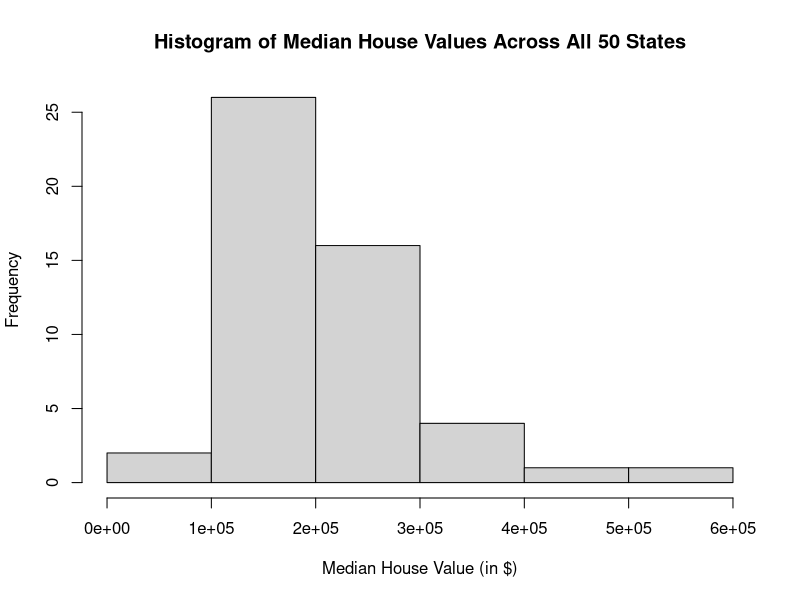
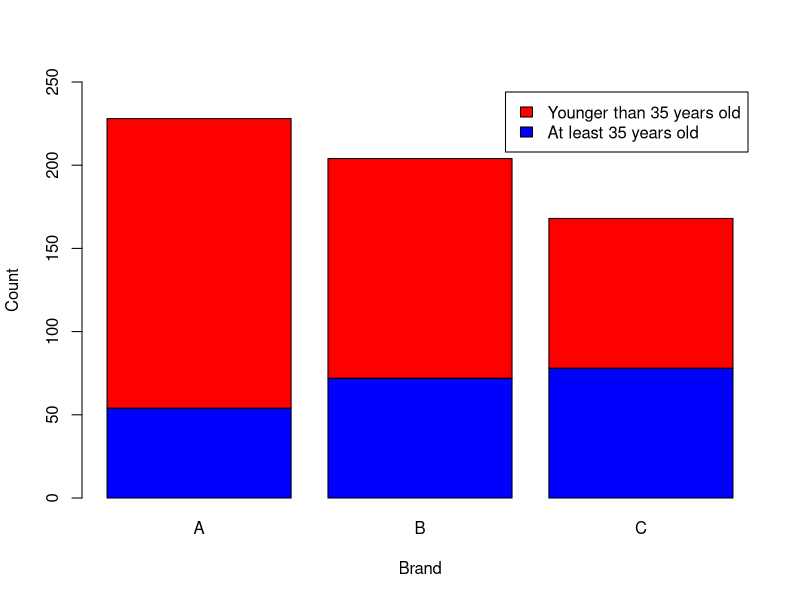
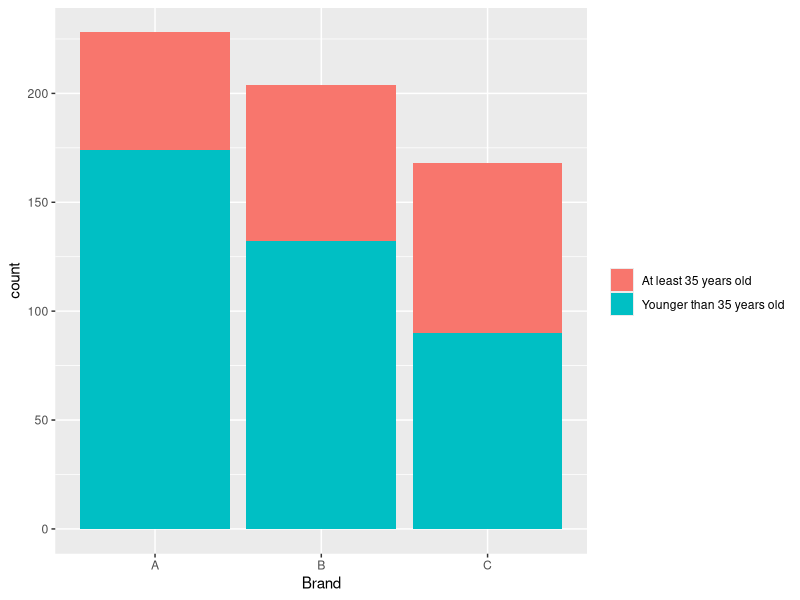
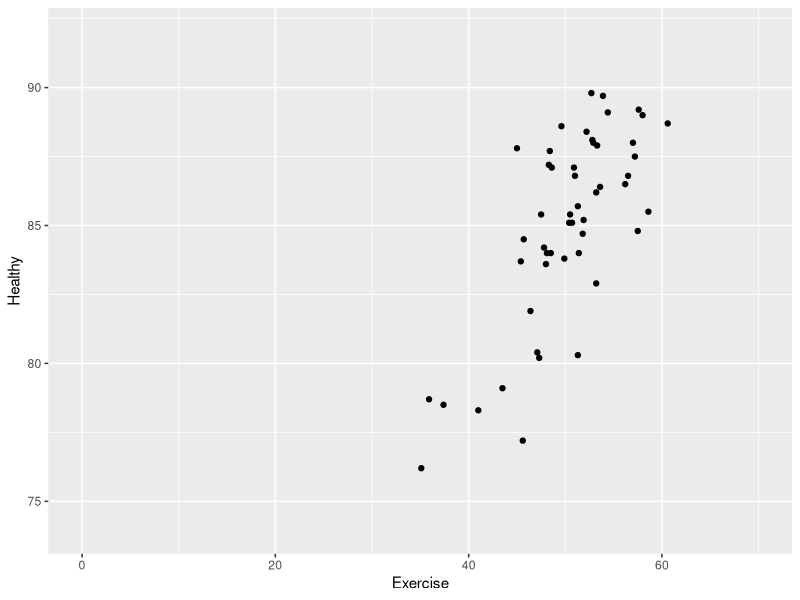
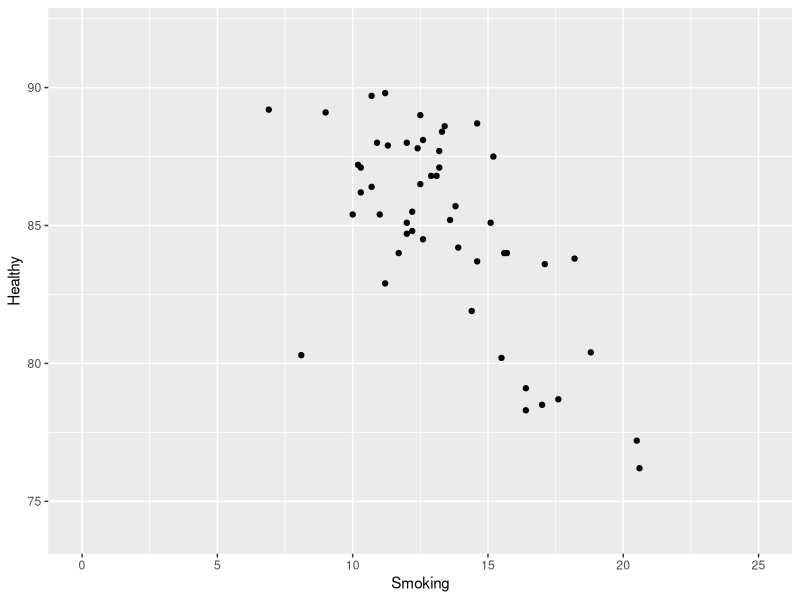

Reproduce these figures in R, in order. (Note: this script raises an error after producing the figures.)
## ---- chunk 1
library(ggplot2)
library(readxl)
setwd("C:/Users/timma/Documents/GitHub/FIN6572Fall2020/Problem Sets/Ch3")
## ---- chunk 2
myData = read_xlsx("Ch3_Q17_Data_File.xlsx")
hist(myData$`House Value`,
     main="Histogram of Median House Values Across All 50 States",
     xlim=c(0,600000),
     xlab="Median House Value (in $)",
     breaks=5)
## ---- chunk 3
myData = read_xlsx("Ch3_Q25_Data_File.xlsx")
table(myData$Brand)
table(myData$Age)
myTable = table(myData$Age, myData$Brand)
myTable
barplot(myTable, col=c('blue','red'), legend=c("At least 35 years old", "Younger than 35 years old"), xlab="Brand",  ylab="Count",  ylim=c(0,250))
Age2 = rep("At least 35 years old",nrow(myData))
Age2[which(myData$Age==1)]="Younger than 35 years old"
myData$Age2=Age2
ggplot(myData,aes(x=Brand,fill=Age2))+ 
    geom_bar(position="stack")+
    scale_color_manual(labels = c("Younger than 35 years old", "At least 35 years old"))+
  labs(fill="")
## ---- chunk 4
myData = read_xlsx("Ch3_Q31_Data_File.xlsx")
ggplot(myData,aes(x=Exercise,y=Healthy)) +
  geom_point() +
  xlim(c(0,70)) +
  ylim(c(74,92))
ggplot(myData,aes(x=Smoking,y=Healthy)) +
  geom_point() +
  xlim(c(0,25)) +
  ylim(c(74,92))
## ---- chunk 5
myData = read_xlsx("Ch3_Q37_Data_File.xlsx")
myTable <- table(myData$Color, myData$Size)
myTable

myData %>%
  group_by(Color,Size) %>%
  summarise(total=sum(Quantity))
## ---- chunk 6
myData = read_xlsx("Ch3_Q39_Data_File.xlsx")
mean(myData$A)
sd(myData$A)
mean(myData$B)
sd(myData$B)
## ---- chunk 7
myData = read_xlsx("Ch3_Q49_Data_File.xlsx")
mean(myData$Technology)
sd(myData$Technology)
mean(myData$Energy)
sd(myData$Energy)
rf=2
(mean(myData$Technology)-rf)/sd(myData$Technology)
(mean(myData$Energy)-rf)/sd(myData$Energy)
## ---- chunk 8
myData = read_xlsx("Ch3_Q61_Data_File.xlsx")

boxplot(myData$Expenditures, main="Boxplot for Expenditures",xlab="Annual Expenditures (in $)", names=c("Expenditures"), horizontal=TRUE, col="gold")
zmin = (min(myData$Expenditures)-mean(myData$Expenditures))/sd(myData$Expenditures)
zmax = (max(myData$Expenditures)-mean(myData$Expenditures))/sd(myData$Expenditures)
zmin
zmax
